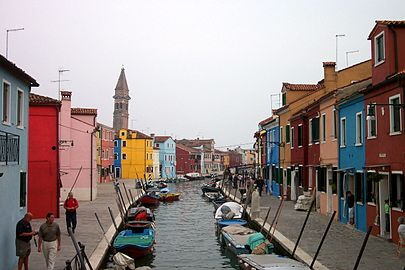
#> input picture Burano.jpg, 405 x 270 px
$ jupyter execute OpenCV.ipynb   (shell and % lines are left out)
#> lines starting #> are read from the running program, lines starting #| are printed output that depends on the picture
## Image processing

Performing some operations on images to get an intended manipulation on the pictures for extracting some useful information from them. We can reduce noises, control the brightness and color contrast.

[cell 1]
import sys
print(sys.version)

[cell 2]
import cv2
cv2.__version__

[cell 3]
import numpy as np
#from scipy import ndimage, misc

import matplotlib.pyplot as plt

# default color setting is BGR
# Import the image
img = cv2.imread('Burano.jpg')
#> img is the input picture: shape (270, 405, 3); mean B, G, R 139.4, 141.6, 152.9
plt.imshow(img)

[cell 4]
# Convert the image into RGB
img_rgb = cv2.cvtColor(img, cv2.COLOR_BGR2RGB)
plt.imshow(img_rgb)

### COLOR MODEL

A color model is a system for creating a full range of colors using the primary colors.
There are two different color models here: additive color models and subtractive color models.
Additive models use light to represent colors in computer screens while subtractive models use inks to print those digital images on papers. The primary colors are red, green and blue (RGB) for the first one and cyan, magenta, yellow and black (CMYK) for the latter one.
All the other colors we see on images are made by combining or mixing these primary colors. So the pictures can be depicted a little bit differently when they are represented in RGB and CMYK.

[cell 5]
# Convert the image into gray scale
img_gray = cv2.cvtColor(img, cv2.COLOR_BGR2GRAY)
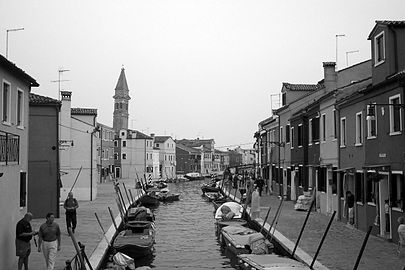
#> img_gray: shape (270, 405); min 0, max 255, mean 144.7
plt.imshow(img_gray, cmap = 'gray')

[cell 6]
# Plot the three channels of the image
fig, axs = plt.subplots(nrows = 1, ncols = 3, figsize = (20, 20))
for i in range(0, 3):
    ax = axs[i]
    ax.imshow(img_rgb[:, :, i], cmap = 'gray')
plt.show()
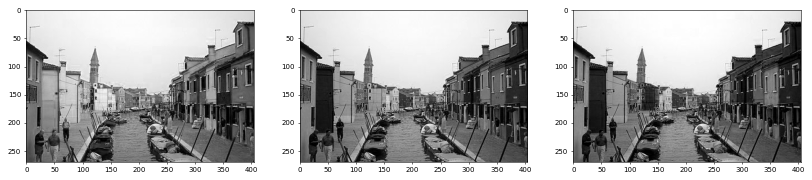
#> figure drawn by matplotlib, 3 panels

[cell 7]
# Transform the image into HSV and HLS models
img_hsv = cv2.cvtColor(img, cv2.COLOR_BGR2HSV)
#> img_hsv: shape (270, 405, 3); mean H, S, V 73.4, 64.4, 158.7
img_hls = cv2.cvtColor(img, cv2.COLOR_BGR2HLS)
#> img_hls: shape (270, 405, 3); mean of channels 0, 1, 2 74.1, 146.1, 79.1
# Plot the converted images
fig, (ax1, ax2) = plt.subplots(nrows = 1, ncols = 2, figsize = (20, 20))
ax1.imshow(img_hsv)
ax2.imshow(img_hls)
plt.show()
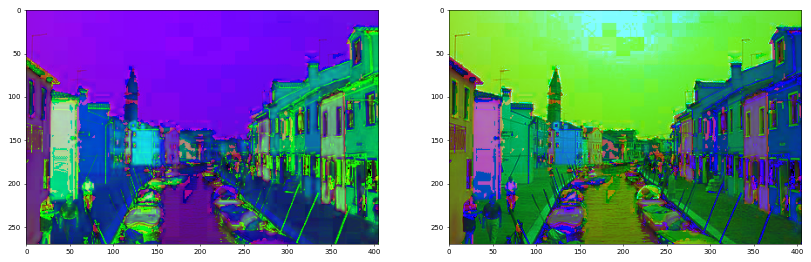
#> figure drawn by matplotlib, 2 panels

[cell 8]
# Copy the image
img_copy = img.copy()
# Draw a rectangle
cv2.rectangle(img_copy, pt1 = (80, 47), pt2 = (98, 53),
              color = (255, 0, 0), thickness = 5)
plt.imshow(img_copy)

[cell 9]
img_copy = img.copy()
# Draw a circle
cv2.circle(img_copy, center = (75, 200), radius = 50,
           color = (0, 0, 255), thickness = 5)
plt.imshow(img_copy)

[cell 10]
img_copy = img.copy()
# Add text
cv2.putText(img_copy, text = "Burano",
            org = (100, 50),
            fontFace = cv2.FONT_HERSHEY_SCRIPT_COMPLEX,
            fontScale = 2,
            color = (0, 255, 0),
            thickness = 1,
            lineType = cv2.LINE_AA)
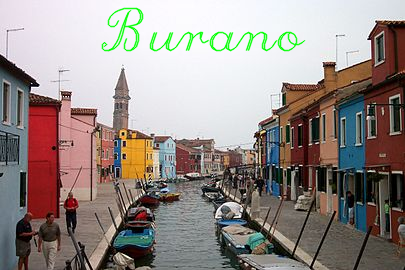
#> img_copy: shape (270, 405, 3); mean B, G, R 137.1, 141.6, 150.6
plt.imshow(img_copy)

[cell 11]
# Step 1. Define callback function
def draw_circle(event, x, y, flags, param):
    if event == cv2.EVENT_LBUTTONDOWN:
            cv2.circle(img, center = (x, y), radius = 5,
                       color = (87, 184, 237), thickness = -1)
    elif event == cv2.EVENT_RBUTTONDOWN:
            cv2.circle(img, center = (x, y), radius = 10,
                       color = (87, 184, 237), thickness = 1)

[cell 12]
# Step 2. Call the window
img = cv2.imread('Burano.jpg')
plt.imshow(img)
cv2.namedWindow(winname = 'my_drawing')
cv2.setMouseCallback('my_drawing', draw_circle)

# Step 3. Execution
while True:
    cv2.imshow('my_drawing',img)
    if cv2.waitKey(10) & 0xFF == 27:
#> (key Esc is pressed here)
